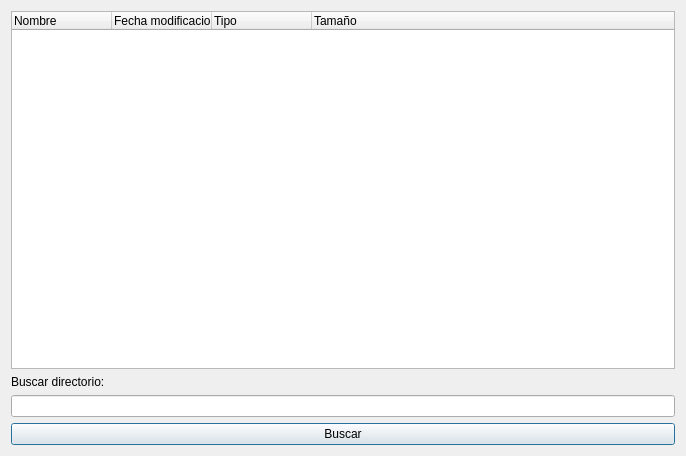
<?xml version="1.0" encoding="UTF-8"?>
<ui version="4.0">
 <class>Dialog</class>
 <widget class="QDialog" name="Dialog">
  <property name="geometry">
   <rect>
    <x>0</x>
    <y>0</y>
    <width>686</width>
    <height>456</height>
   </rect>
  </property>
  <property name="windowTitle">
   <string>Dialog</string>
  </property>
  <layout class="QGridLayout" name="gridLayout">
   <item row="0" column="0">
    <widget class="QTreeWidget" name="Directorio">
     <column>
      <property name="text">
       <string>Nombre</string>
      </property>
     </column>
     <column>
      <property name="text">
       <string>Fecha modificacion</string>
      </property>
     </column>
     <column>
      <property name="text">
       <string>Tipo</string>
      </property>
     </column>
     <column>
      <property name="text">
       <string>Tamaño</string>
      </property>
     </column>
    </widget>
   </item>
   <item row="1" column="0">
    <widget class="QLabel" name="label">
     <property name="text">
      <string>Buscar directorio: </string>
     </property>
    </widget>
   </item>
   <item row="2" column="0">
    <widget class="QLineEdit" name="Ruta"/>
   </item>
   <item row="3" column="0">
    <widget class="QPushButton" name="boton_Buscar">
     <property name="text">
      <string>Buscar</string>
     </property>
    </widget>
   </item>
  </layout>
 </widget>
 <resources/>
 <connections/>
</ui>
